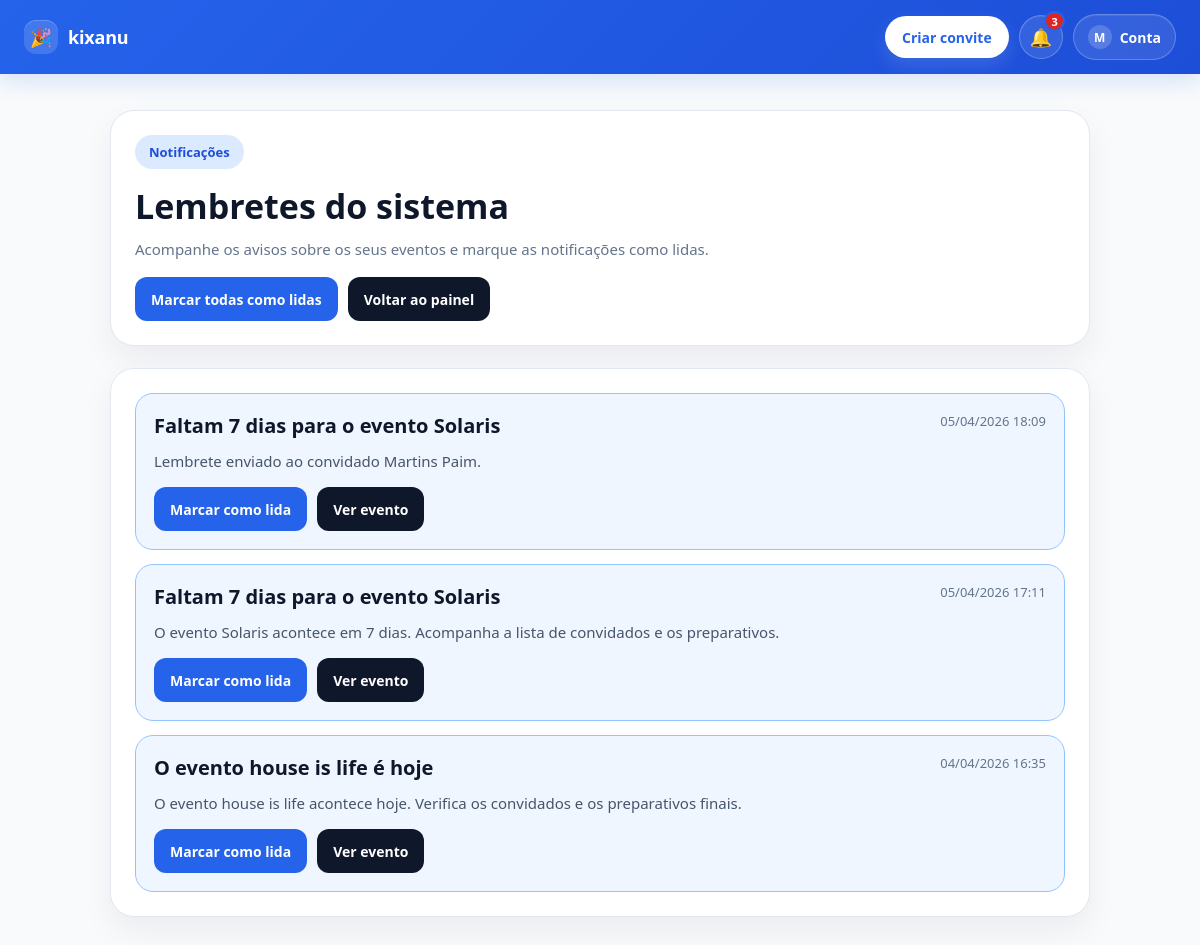
The page /notifications/ (signed in) on the database as committed earlier.
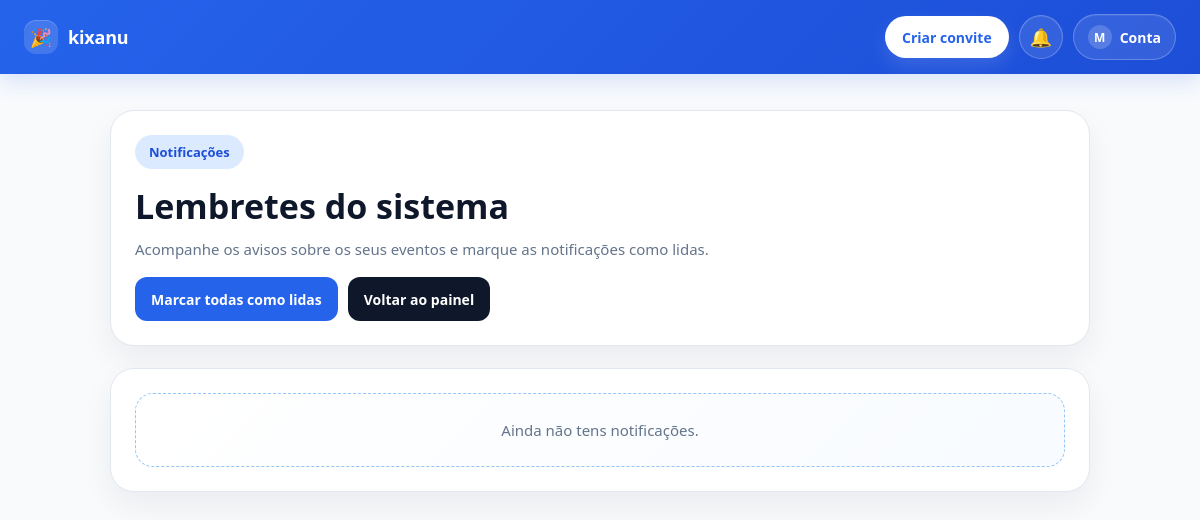
The same page on the database as committed later.
### notifications/models.py (models this page shows, shortened)
class Notification(models.Model):
    user = models.ForeignKey(User, on_delete=models.CASCADE, related_name='notifications')
    event = models.ForeignKey('events.Event', on_delete=models.CASCADE, null=True, blank=True)
    title = models.CharField(max_length=255)
    message = models.TextField()
    days_left = models.IntegerField(null=True, blank=True)
    is_read = models.BooleanField(default=False)
    reminder_key = models.CharField(max_length=100, unique=True, null=True, blank=True)
    created_at = models.DateTimeField(auto_now_add=True)
    class Meta:
        ordering = ['-created_at']

### notifications/views.py (the view)
# urls.py: path('', views.notification_list, name='notification_list'),
@login_required
def notification_list(request):
    notifications = Notification.objects.filter(user=request.user).order_by('-created_at')
    return render(request, 'notifications/notification_list.html', {
        'notifications': notifications
    })

### notifications/context_processors.py (called while the page is built)
def notification_count(request):
    if request.user.is_authenticated:
        notifications = Notification.objects.filter(
            user=request.user
        ).order_by('-created_at')
        unread_count = notifications.filter(is_read=False).count()
    else:
        notifications = Notification.objects.none()
        unread_count = 0
    return {
        'unread_notifications_count': unread_count,
        'notifications': notifications,
    }

### notifications/templates/notifications/notification_list.html (shortened to what this page needs)
{% extends "base.html" %}
{% block content %}
<div class="notifications-wrapper">
    <div class="page-card">
        <div class="page-top">
            <div>
                <div class="page-badge">Notificações</div>
                <h1 class="page-title">Lembretes do sistema</h1>
                <p class="page-subtitle">
                    Acompanhe os avisos sobre os seus eventos e marque as notificações como lidas.
                </p>
            </div>
            <div class="top-actions">
                <a href="{% url 'mark_all_notifications_read' %}" class="btn primary">Marcar todas como lidas</a>
                <a href="{% url 'home' %}" class="btn dark">Voltar ao painel</a>
            </div>
        </div>
    </div>
    <div class="list-card">
        {% if notifications %}
            <div class="notification-list">
                {% for notification in notifications %}
                    <div class="notification-item {% if not notification.is_read %}unread{% endif %}">
                        <div class="notification-top">
                            <h2 class="notification-title">{{ notification.title }}</h2>
                            <div class="notification-date">{{ notification.created_at|date:"d/m/Y H:i" }}</div>
                        </div>
                        <p class="notification-message">{{ notification.message }}</p>
                        <div class="notification-actions">
                            {% if not notification.is_read %}
                                <a href="{% url 'mark_notification_read' notification.id %}" class="btn primary">Marcar como lida</a>
                            {% endif %}
                            {% if notification.event %}
                                <a href="{% url 'event_detail' notification.event.id %}" class="btn dark">Ver evento</a>
                            {% endif %}
                        </div>
                    </div>
                {% endfor %}
            </div>
        {% else %}
            <div class="empty-box">
                Ainda não tens notificações.
            </div>
        {% endif %}
    </div>
</div>
{% endblock %}

### templates/base.html (shortened to what this page needs)
<!DOCTYPE html>
<html lang="pt">
<head>
</head>
<body>
    <div class="navbar">
        <div class="nav-container">
            <a href="/" class="logo">
                <span class="logo-mark">🎉</span>
                <span class="logo-text">kixanu</span>
            </a>
            <div class="nav-links">
                <a href="/create/" class="nav-link-btn cta-btn">Criar convite</a>
                {% if request.user.is_authenticated %}
                    <div class="nav-popover-wrap">
                        <button
                            type="button"
                            class="icon-btn"
                            id="notificationsToggle"
                            aria-label="Abrir notificações"
                            aria-expanded="false"
                        >
                            🔔
                            {% if unread_notifications_count > 0 %}
                                <span class="notification-badge">{{ unread_notifications_count }}</span>
                            {% endif %}
                        </button>
                    </div>
                    <div class="nav-popover-wrap">
                        <button
                            type="button"
                            class="account-btn"
                            id="accountToggle"
                            aria-label="Abrir menu da conta"
                            aria-expanded="false"
                        >
                            <span class="account-avatar">
                                {{ request.user.username|slice:":1"|upper }}
                            </span>
                            <span>Conta</span>
                        </button>
                    </div>
                {% else %}
                    <a href="/login/" class="nav-link-btn ghost-btn">Entrar</a>
                {% endif %}
            </div>
        </div>
    </div>
    <div class="container">
        {% block content %}{% endblock %}
    </div>
</body>
</html>

Rows that differ between the two databases and show on the page:
removed Notification: title "Faltam 7 dias para o evento Solaris", created_at "05/04/2026 18:09", message "Lembrete enviado ao convidado Martins Paim.", is_read "Marcar como lida", shows "Ver evento"
removed Notification: title "Faltam 7 dias para o evento Solaris", created_at "05/04/2026 17:11", message "O evento Solaris acontece em 7 dias. Acompanha a lista de convidados e os preparativos.", is_read "Marcar como lida", shows "Ver evento"
removed Notification: title "O evento house is life é hoje", created_at "04/04/2026 16:35", message "O evento house is life acontece hoje. Verifica os convidados e os preparativos finais.", is_read "Marcar como lida", shows "Ver evento"
Other text that changed with them:
{{ unread_notifications_count }}: "3" → (not shown)
text now shown: "Ainda não tens notificações."
